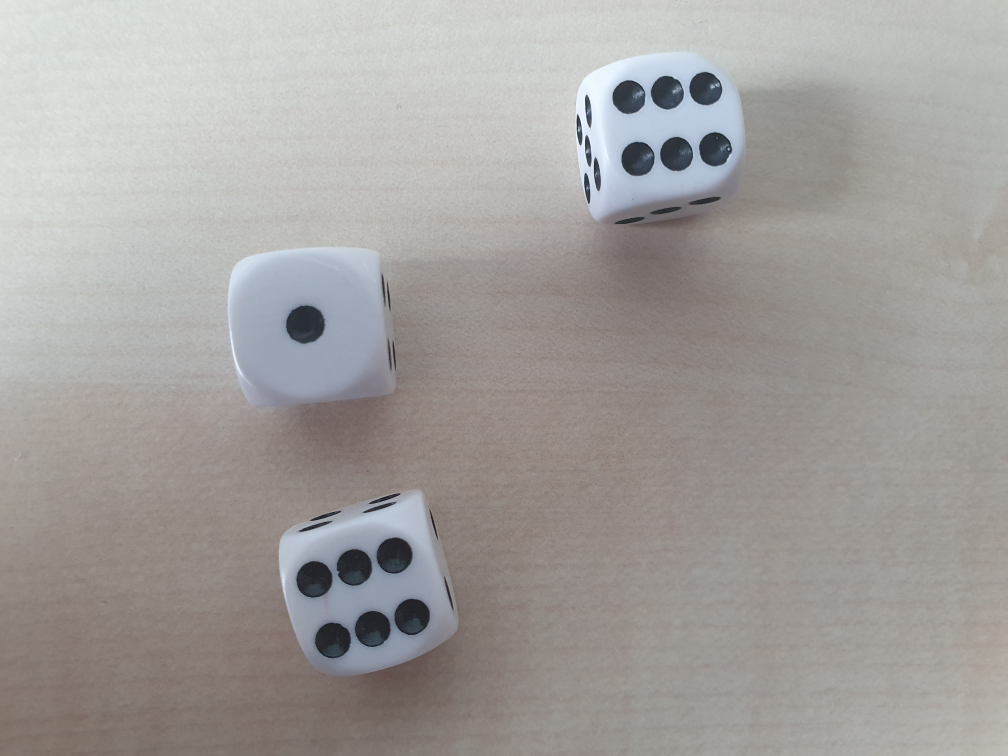
#> input picture kepek/10.jpg, 4032 x 3024 px, found by its file name (shown at 1/4 size)
$ python dobokocka_azonosito_homogen_hatter.py
#> lines starting #> are read from the running program, lines starting #| are printed output that depends on the picture; after the words box and inside, x2 and y2 are one past the last pixel; in counts of white or black regions, pixels touching at a corner belong together
import cv2
import numpy as np
import matplotlib.pyplot as plt

#kép importálás és átméretezés

img = cv2.imread("src/kozeli/10.jpg",0)

x = 650 / img.shape[0]
y = x
img = cv2.resize(img, None, None, x, y, cv2.INTER_CUBIC)
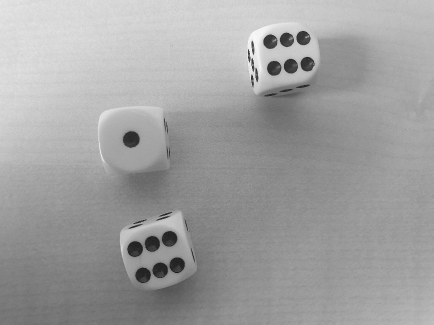
#> img: shape (650, 867) (shown at 1/2 size); min 0, max 255, mean 160.2


#kép szürkeárnyalatossá alakítása

#gray = cv2.cvtColor(img, cv2.COLOR_BGR2GRAY)       #HoughCircles miatt kimarad, mert a HoughCircles végtelen ciklusba esne
#cv2.imshow("Grey image", gray)


#simítás

gauss3=cv2.GaussianBlur(img,(3,3),0)
#cv2.imshow("Blured image 3", gauss3)

gauss5=cv2.GaussianBlur(img,(5,5),0)
#cv2.imshow("Blured image 5", gauss5)

bilateral = cv2.bilateralFilter(img,9,75,75)
#cv2.imshow("Bilateral filterde image",bilateral)

median = cv2.medianBlur(img,5)                          #ez a simítás tűnik a legjobbank, de a HoughCircles mégias a bilateralt jobban kezeli
#cv2.imshow("Median blured image",median)


#morphologyEx
k = np.ones((3, 3))
morph1 = cv2.morphologyEx(gauss3, cv2.MORPH_CLOSE, k)
morph2 = cv2.morphologyEx(gauss5, cv2.MORPH_CLOSE, k)
morph3 = cv2.morphologyEx(bilateral, cv2.MORPH_CLOSE, k)
morph4 = cv2.morphologyEx(median, cv2.MORPH_CLOSE, k)
#cv2.imshow("morph image", morph)


# Canny éldetektor

edges = cv2.Canny(morph4,100,200)
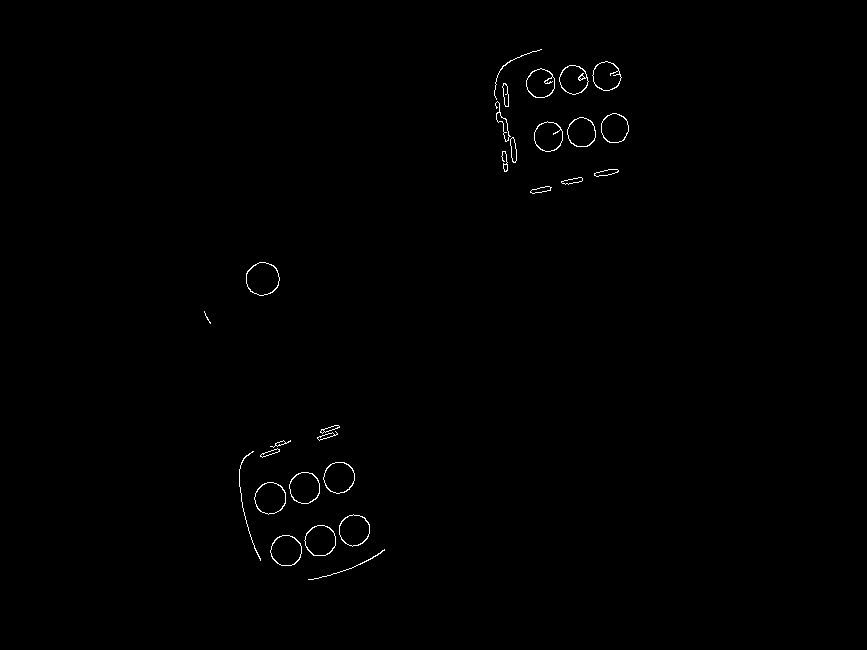
#> edges: shape (650, 867); 0.42% white in thin lines or dots, all inside (x1, y1, x2, y2) = (204, 49, 629, 580)
#cv2.imshow("Canny Edge Detection median",edges)
edges2 = cv2.Canny(gauss5,100,200)
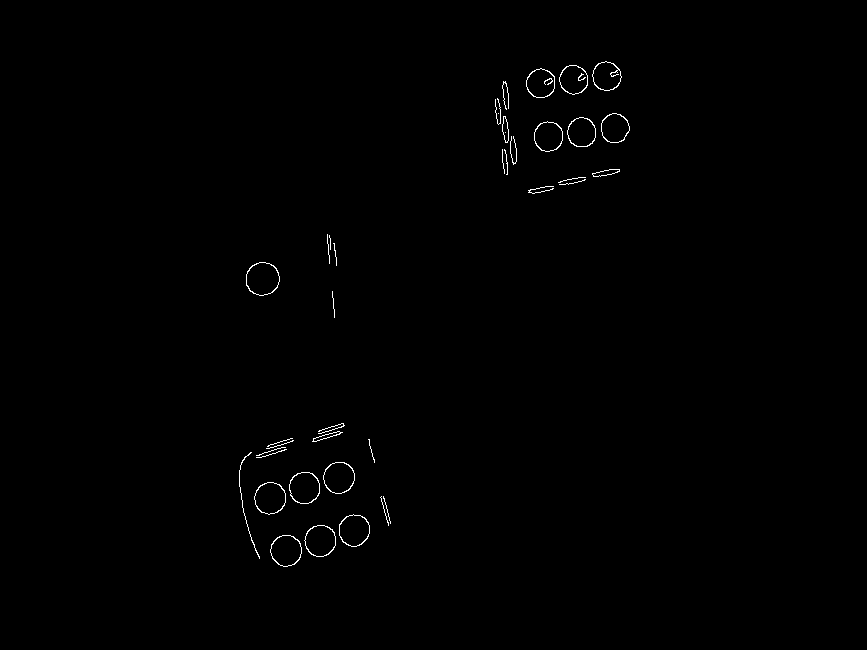
#> edges2: shape (650, 867); 0.44% white in thin lines or dots, all inside (x1, y1, x2, y2) = (239, 61, 630, 567)
#cv2.imshow("Canny Edge Detection gauss5",edges2)
edges3 = cv2.Canny(bilateral,90,190)
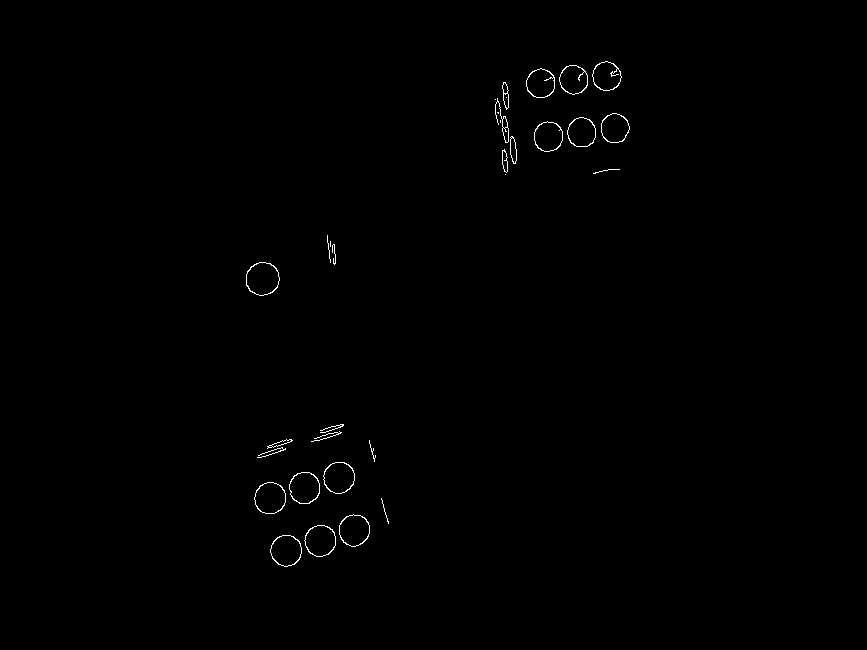
#> edges3: shape (650, 867); 0.38% white in thin lines or dots, all inside (x1, y1, x2, y2) = (246, 61, 630, 567)
#cv2.imshow("Canny Edge Detection bilateral",edges2)


cimg = cv2.cvtColor(edges3,cv2.COLOR_GRAY2BGR)

rows = edges3.shape[0]
circles = cv2.HoughCircles(edges3, cv2.HOUGH_GRADIENT, 1, rows / 100,
                            param1=240, param2=23,
                            minRadius=1, maxRadius=90)                      #max=90 eddig a legjobb
#> circles = 18 rows, first 8: [269.5, 497.5, 14.5], [319.5, 540.5, 16.1], [304.5, 487.5, 14.5], [606.5, 75.5, 13.2], [263.5, 279.5, 16.7], [285.5, 551.5, 15.4], [552.5, 105.5, 52.7], [540.5, 83.5, 14.9]

circles = np.uint16(np.around(circles))
#> circles = 18 rows, first 8: [270, 498, 14], [320, 540, 16], [304, 488, 14], [606, 76, 13], [264, 280, 17], [286, 552, 15], [552, 106, 53], [540, 84, 15]
points=0
for i in circles[0,:]:
    # draw the outer circle
    cv2.circle(cimg,(i[0],i[1]),i[2],(0,255,0),2)
    # draw the center of the circle
    cv2.circle(cimg,(i[0],i[1]),2,(0,0,255),3)
    points+=1
#> this loop made 18 passes
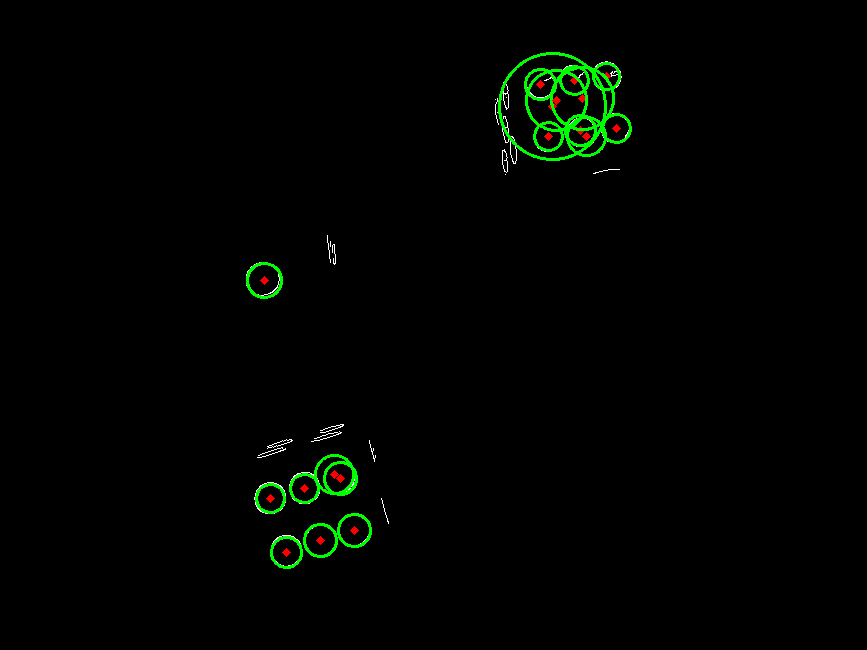
#> cimg: shape (650, 867, 3); mean B, G, R 0.4, 3.1, 0.7
#> after the loop, points = 18


text = 'Ossz: ' + str(points)
#> text = 'Ossz: 18'
cv2.putText(cimg,text,(20,30),0,1,(0,255,0), 3, cv2.LINE_AA)
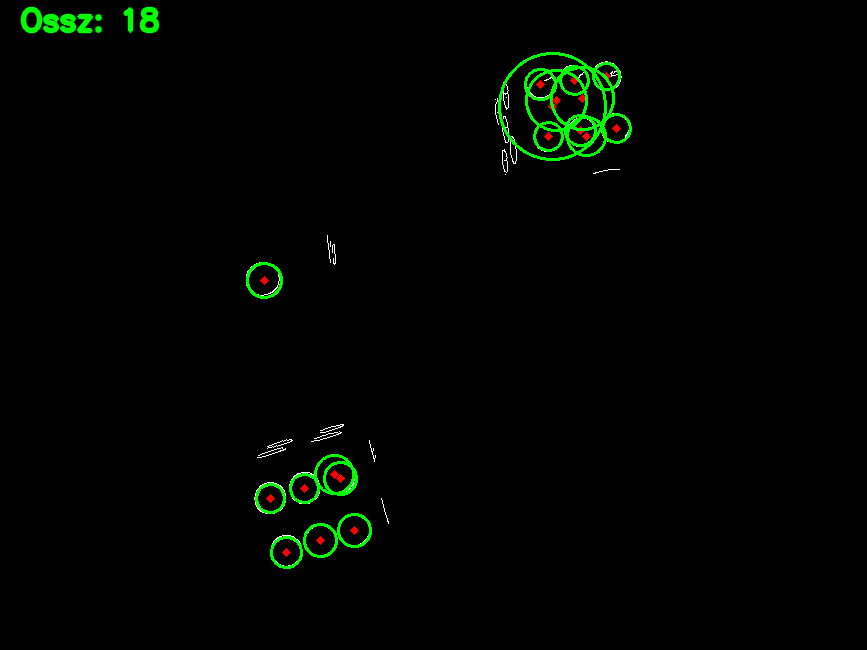
#> cimg: shape (650, 867, 3); 0.37% of pixels changed, all inside (x1, y1, x2, y2) = (20, 6, 160, 34)
cv2.imshow('detected circles',cimg)


cv2.waitKey(0)
cv2.destroyAllWindows()

$ run again, with kepek/11.jpg copied over kepek/10.jpg
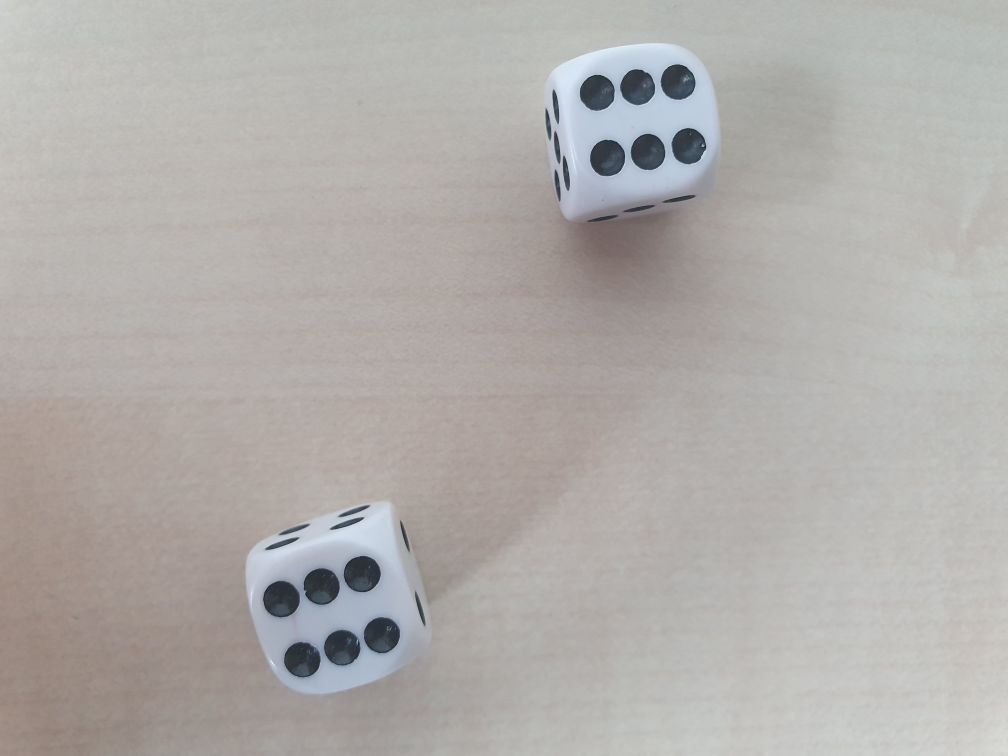
#> input picture kepek/11.jpg, 4032 x 3024 px, found by its file name (shown at 1/4 size)
#> edges: shape (650, 867); 0.4% white in thin lines or dots, all inside (x1, y1, x2, y2) = (211, 36, 607, 583)
#> edges2: shape (650, 867); 0.38% white in thin lines or dots, all inside (x1, y1, x2, y2) = (225, 55, 608, 583)
#> `circles = cv2.HoughCircles(edges3, cv2.HOUGH_GRADIENT, 1, rows / 100, ..`: circles = 19 rows, first 8: [241.5, 514.5, 14.7], [309.5, 492.5, 15.8], [556.5, 130.5, 15.9], [274.5, 503.5, 15.2], [522.5, 135.5, 14.5], [522.5, 101.5, 50.5], [326.5, 546.5, 15.8], [548.5, 73.5, 15]
#> `circles = np.uint16(np.around(circles))`: circles = 19 rows, first 8: [242, 514, 15], [310, 492, 16], [556, 130, 16], [274, 504, 15], [522, 136, 14], [522, 102, 50], [326, 546, 16], [548, 74, 15]
#> the loop `for i in circles[0,:]:` made 19 passes
#> after the loop `for i in circles[0,:]:`:
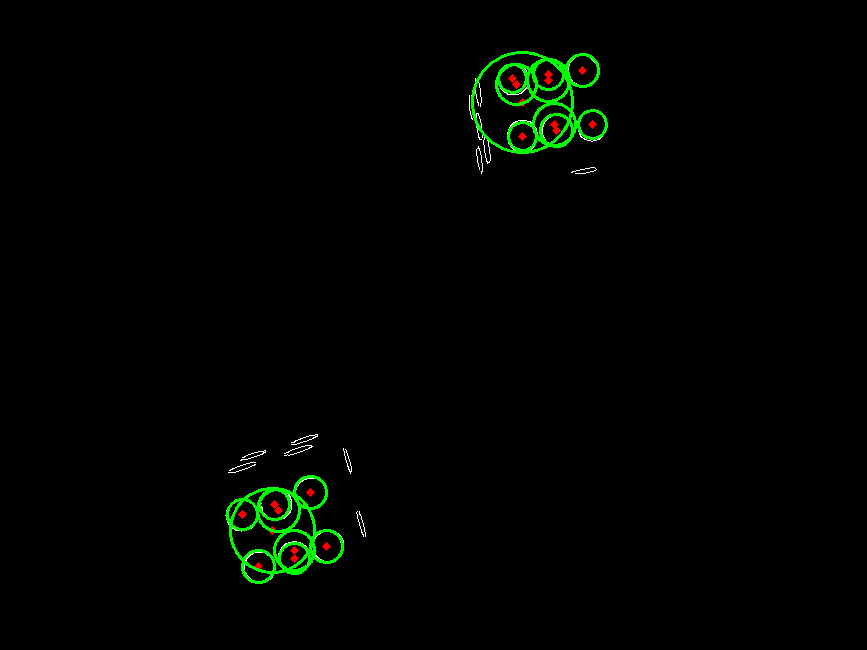
#> cimg: shape (650, 867, 3); mean B, G, R 0.4, 3.2, 0.7
#> after the loop `for i in circles[0,:]:`: points = 19
#> text = 'Ossz: 19'
#> `cv2.putText(cimg,text,(20,30),0,1,(0,255,0), 3, cv2.LINE_AA)`:
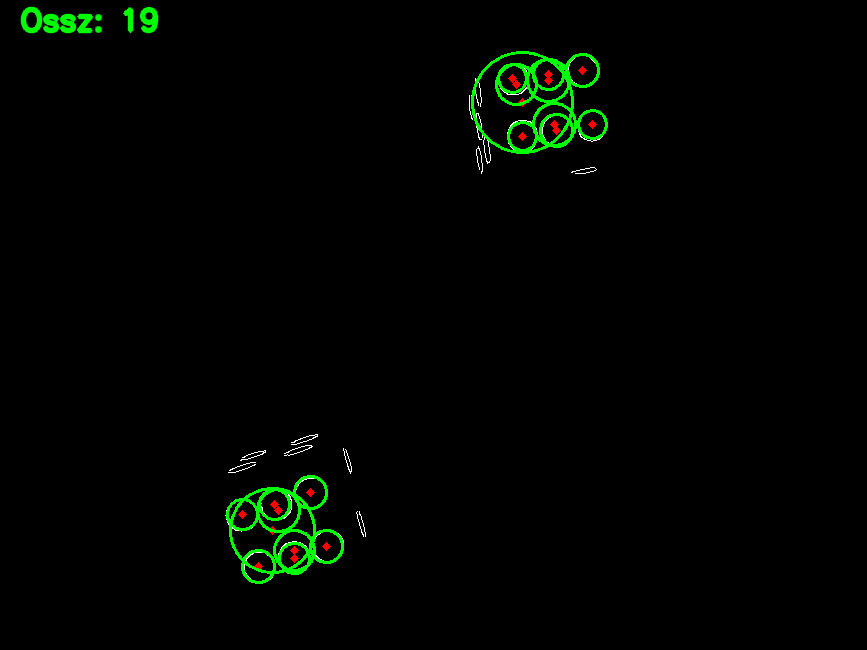
#> cimg: shape (650, 867, 3); 0.36% of pixels changed, all inside (x1, y1, x2, y2) = (20, 6, 159, 34)

$ run again, with kepek/12.jpg copied over kepek/10.jpg
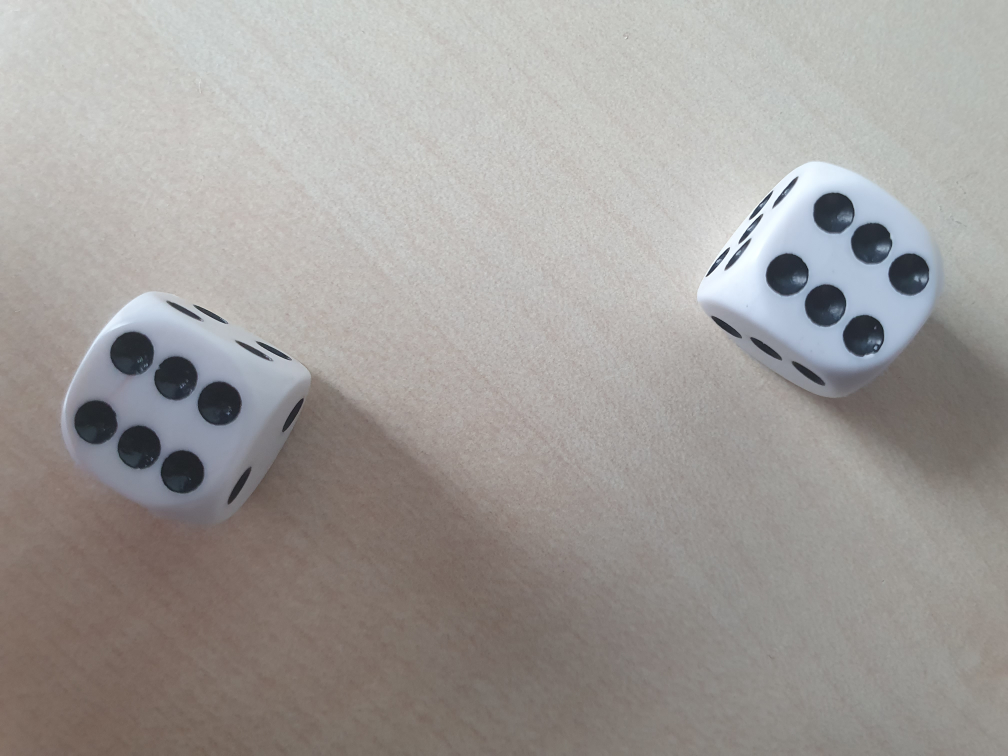
#> input picture kepek/12.jpg, 4032 x 3024 px, found by its file name (shown at 1/4 size)
#> edges: shape (650, 867); 0.55% white in thin lines or dots, all inside (x1, y1, x2, y2) = (55, 138, 799, 432)
#> edges2: shape (650, 867); 0.57% white in thin lines or dots, all inside (x1, y1, x2, y2) = (53, 152, 800, 434)
#> edges3: shape (650, 867); 0.5% white in thin lines or dots, all inside (x1, y1, x2, y2) = (63, 152, 799, 433)
#> `circles = cv2.HoughCircles(edges3, cv2.HOUGH_GRADIENT, 1, rows / 100, ..`: circles = 18 rows, first 8: [676.5, 235.5, 17.2], [157.5, 405.5, 18.5], [149.5, 323.5, 18.8], [81.5, 363.5, 18.5], [749.5, 209.5, 17.4], [119.5, 383.5, 19.2], [188.5, 347.5, 18.8], [112.5, 302.5, 18.8]
#> `circles = np.uint16(np.around(circles))`: circles = 18 rows, first 8: [676, 236, 17], [158, 406, 18], [150, 324, 19], [82, 364, 18], [750, 210, 17], [120, 384, 19], [188, 348, 19], [112, 302, 19]
#> the loop `for i in circles[0,:]:` made 18 passes
#> after the loop `for i in circles[0,:]:`:
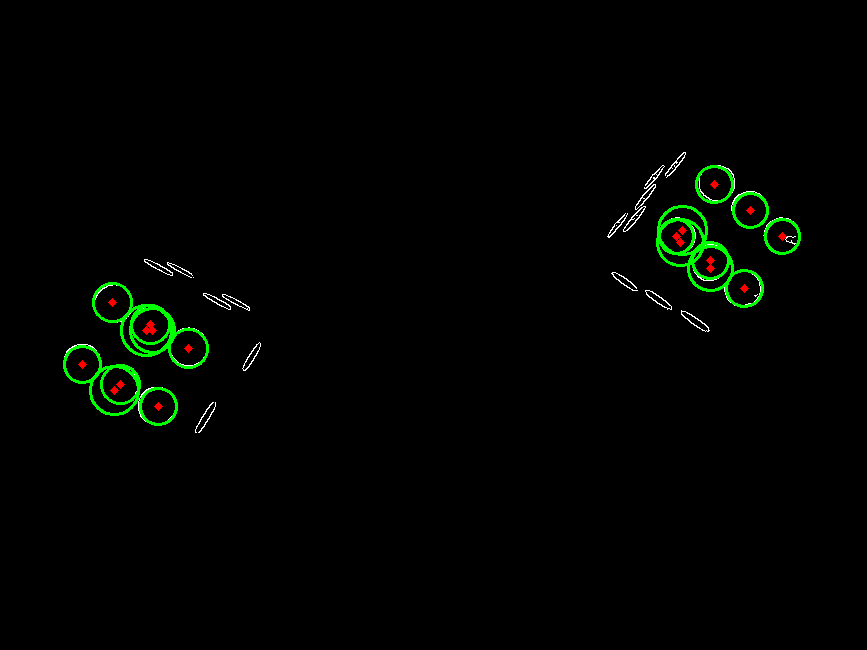
#> cimg: shape (650, 867, 3); mean B, G, R 0.7, 3.5, 1.1
#> after the loop `for i in circles[0,:]:`: points = 18
#> text = 'Ossz: 18'
#> `cv2.putText(cimg,text,(20,30),0,1,(0,255,0), 3, cv2.LINE_AA)`:
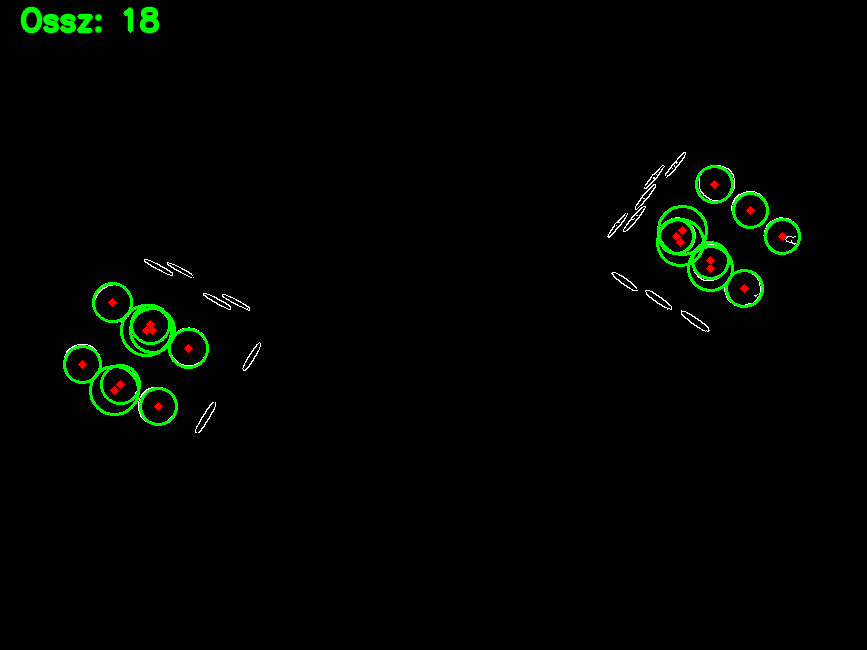
#> cimg: shape (650, 867, 3); 0.37% of pixels changed, all inside (x1, y1, x2, y2) = (20, 6, 160, 34)
